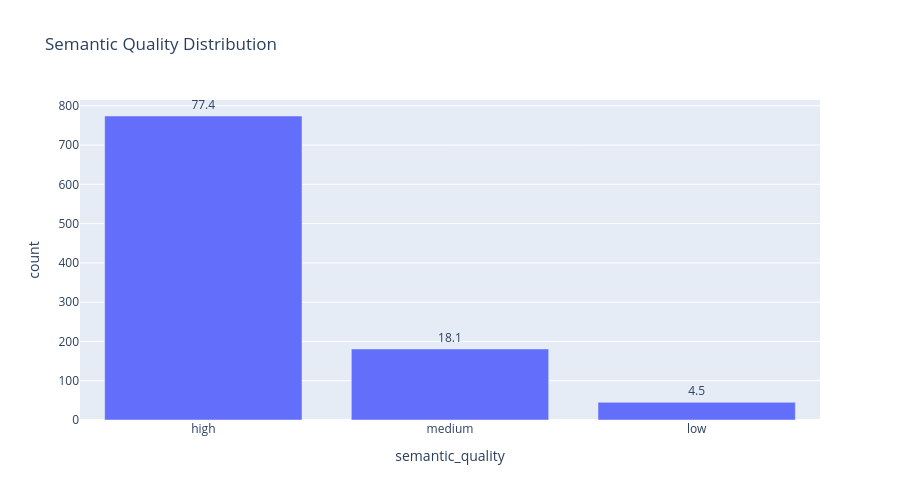

The cell this chart's notebook holds for it:
### Markdown cell above
## 20. Semantic quality distribution

### Code cell
# [20.2] Plot semantic quality distribution

import plotly.express as px

plot_df = quality_dist.reset_index()

fig = px.bar(
    plot_df,
    x="semantic_quality",
    y="count",
    text="percentage",
    title="Semantic Quality Distribution"
)

fig.update_traces(textposition="outside")
fig.update_layout(height=500)

fig.show()

### Figure 1 — Plotly figure (JSON) as saved in the notebook; plotly's stock layout.template omitted (floating-point values rounded to 4 significant figures)
{"data": [{"alignmentgroup": "True", "hovertemplate": "semantic_quality=%{x}<br>count=%{y}<br>percentage=%{text}<extra></extra>", "legendgroup": "", "marker": {"color": "#636efa", "pattern": {"shape": ""}}, "name": "", "offsetgroup": "", "orientation": "v", "showlegend": false, "text": [77.4, 18.1, 4.5], "textposition": "outside", "type": "bar", "x": ["high", "medium", "low"], "xaxis": "x", "y": [774, 181, 45], "yaxis": "y"}], "layout": {"barmode": "relative", "height": 500, "legend": {"tracegroupgap": 0}, "title": {"text": "Semantic Quality Distribution"}, "xaxis": {"anchor": "y", "domain": [0, 1], "title": {"text": "semantic_quality"}}, "yaxis": {"anchor": "x", "domain": [0, 1], "title": {"text": "count"}}}}
